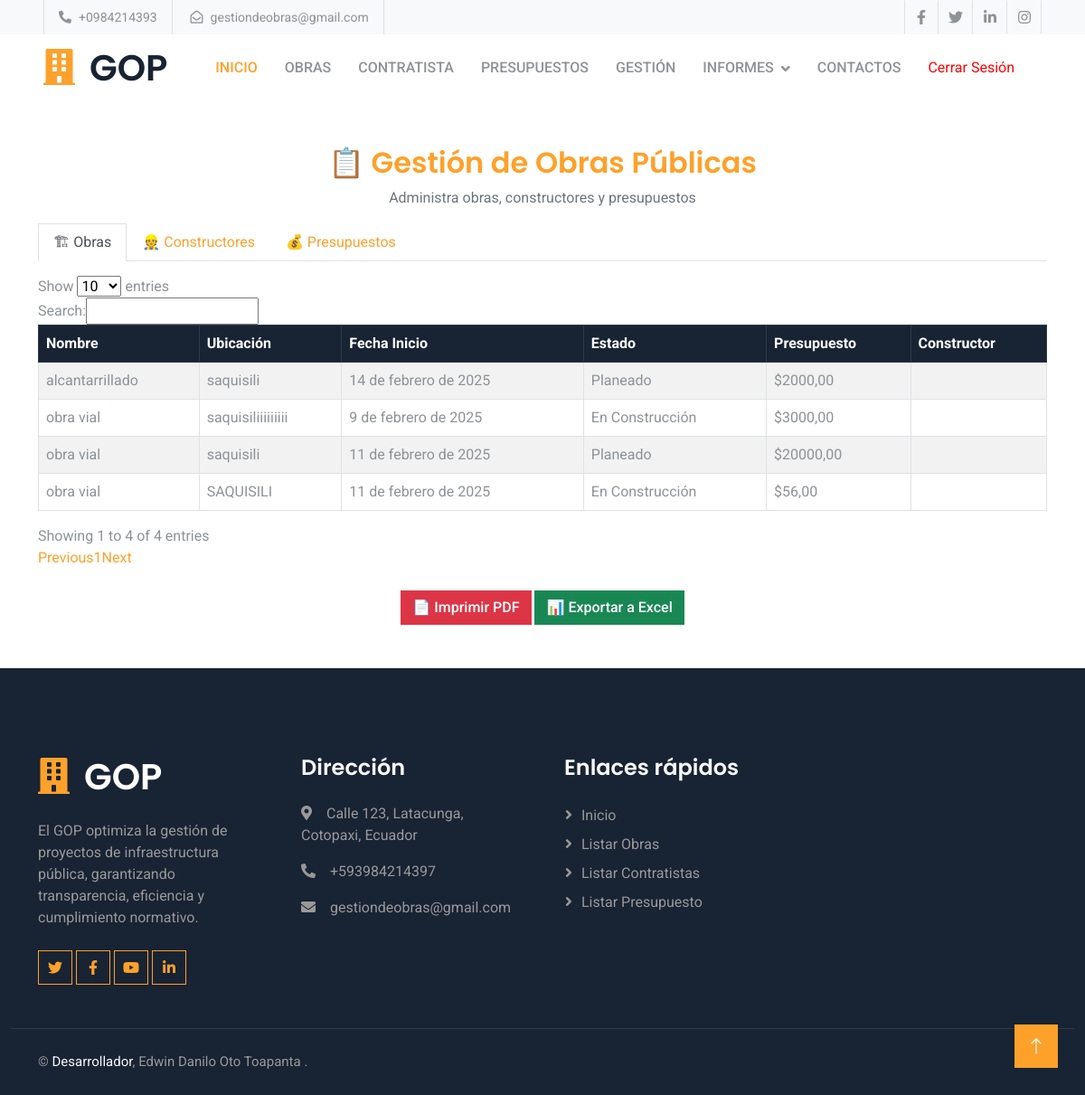
The app's page /gestion/ (signed in) with its own data.
### Aplicaciones/Publicas/models.py (models this page shows, shortened)
class Obra(models.Model):
    nombre = models.CharField(max_length=200)
    ubicacion = models.CharField(max_length=200)
    fecha_inicio = models.DateField()
    ESTADOS_CHOICES = [
        ('planeado', 'Planeado'),
        ('en_construccion', 'En Construcción'),
        ('finalizado', 'Finalizado'),
    ]
    estado = models.CharField(max_length=20, choices=ESTADOS_CHOICES, default='planeado')
    presupuesto_asignado = models.DecimalField(max_digits=15, decimal_places=2)
    constructor = models.ForeignKey('Constructor', on_delete=models.SET_NULL, null=True, blank=True)

### Aplicaciones/Publicas/views.py (the view)
# urls.py: path('gestion/', views.gestion, name='gestion'),
@login_required
def gestion(request):
    obras = Obra.objects.all()
    constructores = Constructor.objects.all()
    presupuestos = Presupuesto.objects.all()
    return render(request, 'gestion.html', {
        'obras': obras,
        'constructores': constructores,
        'presupuestos': presupuestos
    })

### Aplicaciones/Publicas/templates/gestion.html (shortened to what this page needs)
{% extends 'plantilla.html' %}
{% load static %}
{% block content %}
<div class="container mt-5">
    <h2 class="text-center text-primary">📋 Gestión de Obras Públicas</h2>
    <p class="text-muted text-center">Administra obras, constructores y presupuestos</p>
    <ul class="nav nav-tabs" id="gestionTabs">
        <li class="nav-item">
            <a class="nav-link active" data-bs-toggle="tab" href="#obras">🏗 Obras</a>
        </li>
        <li class="nav-item">
            <a class="nav-link" data-bs-toggle="tab" href="#constructores">👷 Constructores</a>
        </li>
        <li class="nav-item">
            <a class="nav-link" data-bs-toggle="tab" href="#presupuestos">💰 Presupuestos</a>
        </li>
    </ul>
    <div class="tab-content mt-3">
        <div id="obras" class="tab-pane fade show active">
            <table id="tablaObras" class="table table-striped table-bordered">
                <thead class="table-dark">
                    <tr>
                        <th>Nombre</th>
                        <th>Ubicación</th>
                        <th>Fecha Inicio</th>
                        <th>Estado</th>
                        <th>Presupuesto</th>
                        <th>Constructor</th>
                    </tr>
                </thead>
                <tbody>
                    {% for obra in obras %}
                    <tr>
                        <td>{{ obra.nombre }}</td>
                        <td>{{ obra.ubicacion }}</td>
                        <td>{{ obra.fecha_inicio }}</td>
                        <td>{{ obra.get_estado_display }}</td>
                        <td>${{ obra.presupuesto_asignado }}</td>
                        <td>{{ obra.constructor.nombre_empresa }}</td>
                    </tr>
                    {% endfor %}
                </tbody>
            </table>
        </div>
    </div>
    <div class="text-center mt-4">
        <button onclick="window.print()" class="btn btn-danger">📄 Imprimir PDF</button>
        <button id="exportExcel" class="btn btn-success">📊 Exportar a Excel</button>
    </div>
</div>
{% endblock %}

### Obras/static/plantilla/css/style.css (style rules this page uses)
:root { --primary: #FDA12B; --secondary: #8D9297; --light: #F8F9FA; --dark: #182333; }
.btn { font-weight: 500; transition: .5s; }

### records on screen
Obra: nombre "alcantarrillado", ubicacion "saquisili", fecha_inicio "14 de febrero de 2025", estado "Planeado", presupuesto_asignado "2000,00"
Obra: nombre "obra vial", ubicacion "saquisiliiiiiiiii", fecha_inicio "9 de febrero de 2025", estado "En Construcción", presupuesto_asignado "3000,00"
Obra: nombre "obra vial", ubicacion "saquisili", fecha_inicio "11 de febrero de 2025", estado "Planeado", presupuesto_asignado "20000,00"
Obra: nombre "obra vial", ubicacion "SAQUISILI", fecha_inicio "11 de febrero de 2025", estado "En Construcción", presupuesto_asignado "56,00"
